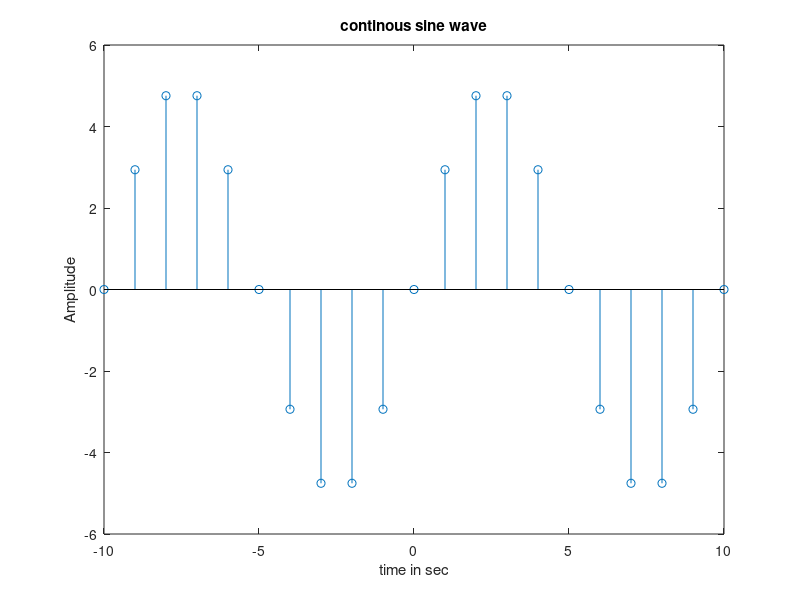

MATLAB code to generate this figure:
clc;
clear all;
close all;
A=5;
n=-10:10;
f=0.1;
w=2*pi*f;
x=A*sin(w*n);
stem(n,x);
xlabel('time in sec');
ylabel('Amplitude');
title('continous sine wave');